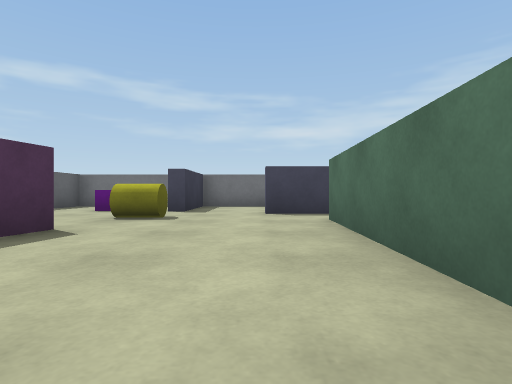
view 1 (above)

24 first-person views from a walk through a Webots world. The camera is 0.09 m above the floor, looks level and sees 80° across. The floor is counted in squares, 0.2 m on a side. Each view is taken from the middle of a square. On the plan, view 1 faces up. The plan holds only what a view shows up to about 9 squares ahead; the rest is blank. The robots in the file are not drawn. Simple shapes and patterns stand in for the simulator's stock objects.

view 2
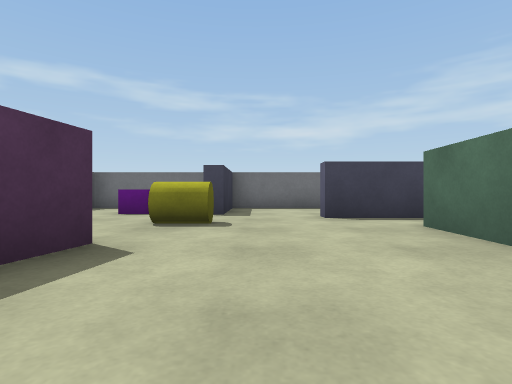

view 3
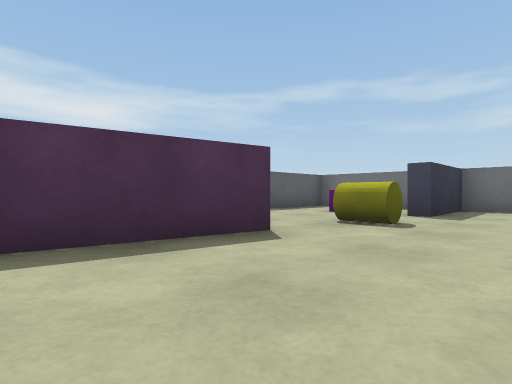

view 4
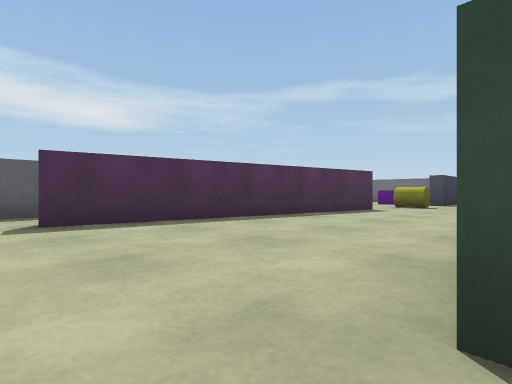

view 5
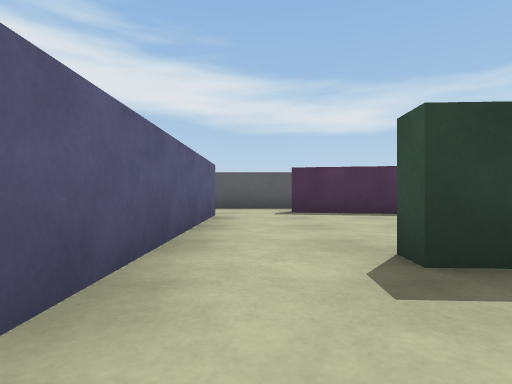

view 6
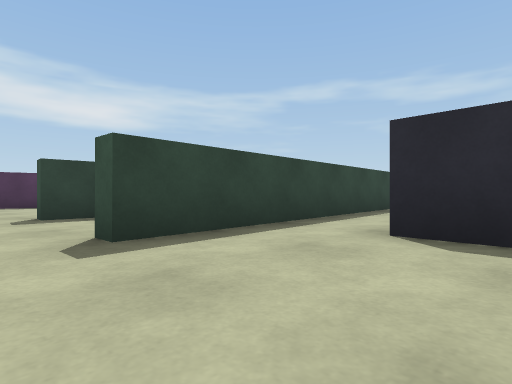

view 7
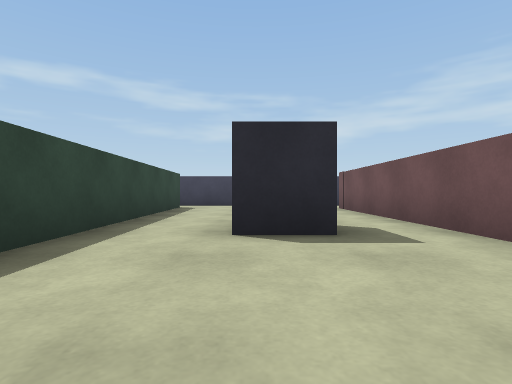

view 8
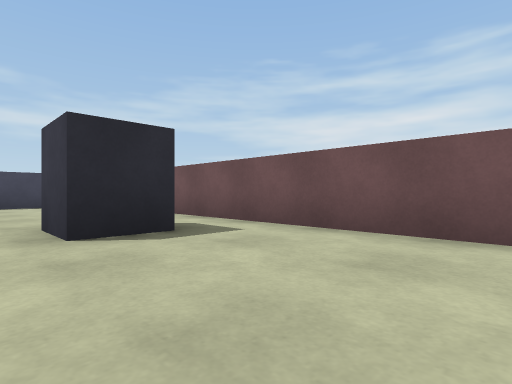

view 9
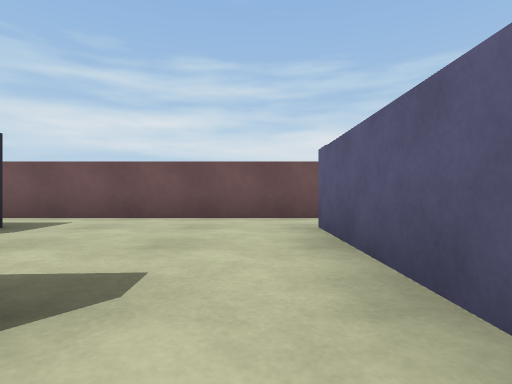

view 10
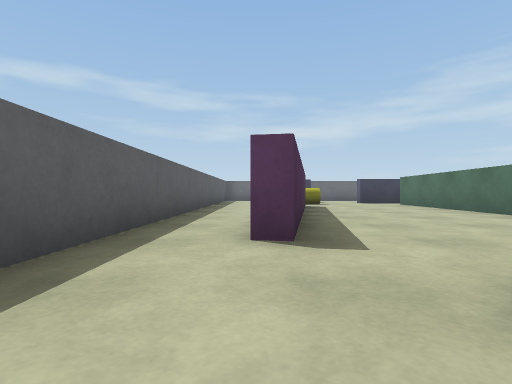

view 11
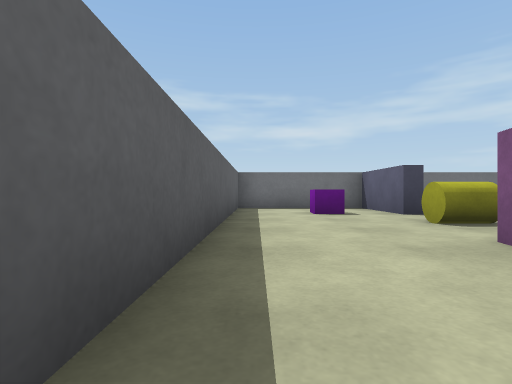

view 12
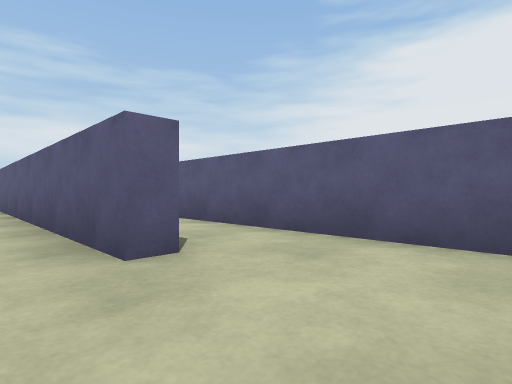

view 13
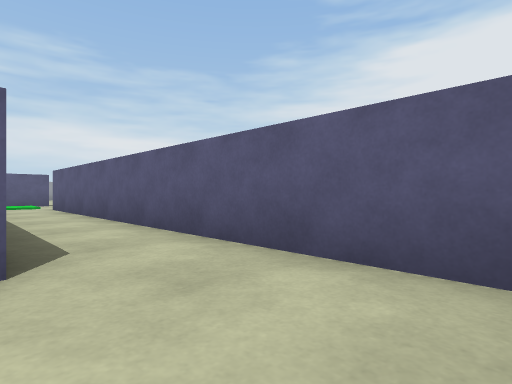

view 14
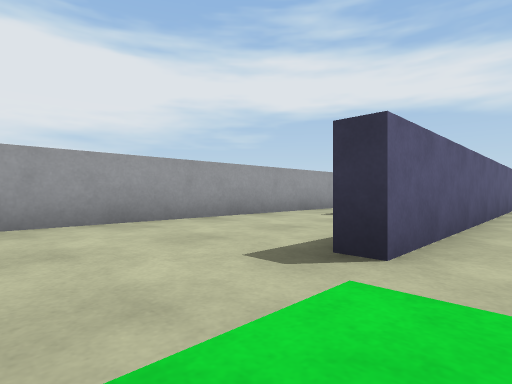

view 15
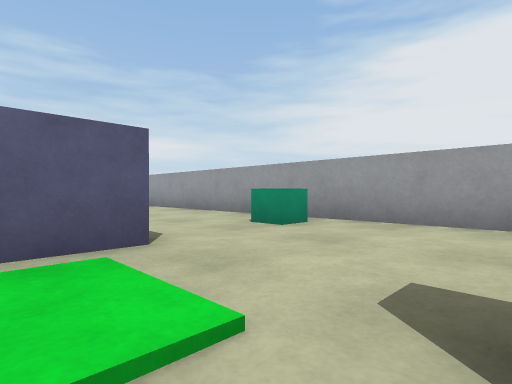

view 16
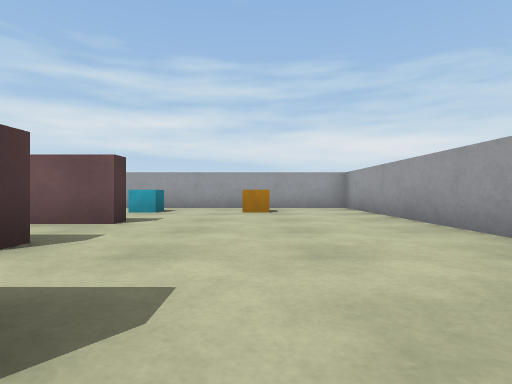

view 17
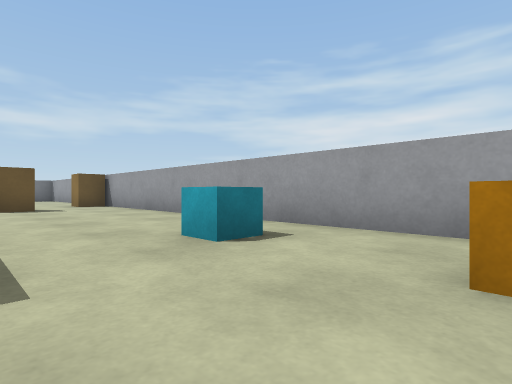

view 18
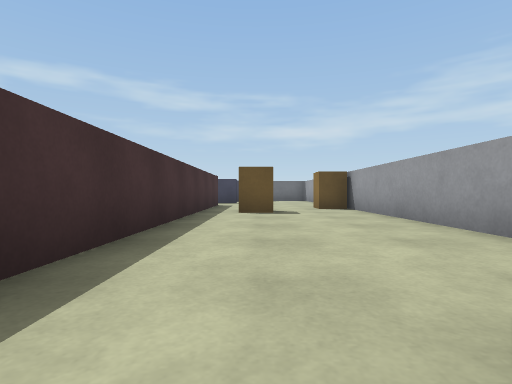

view 19
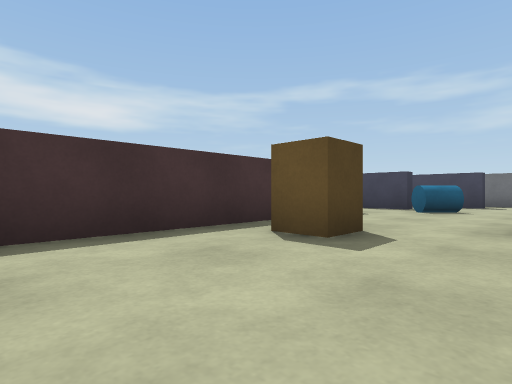

view 20
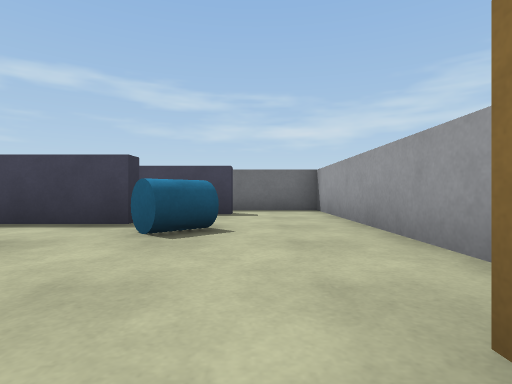

view 21
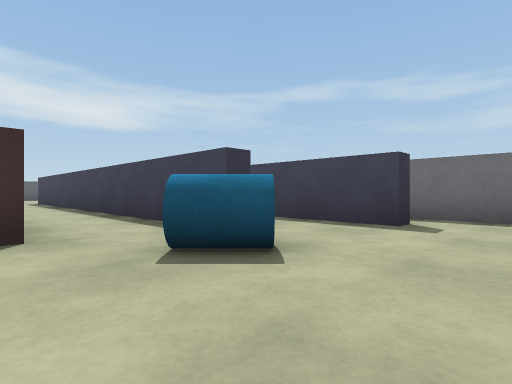

view 22
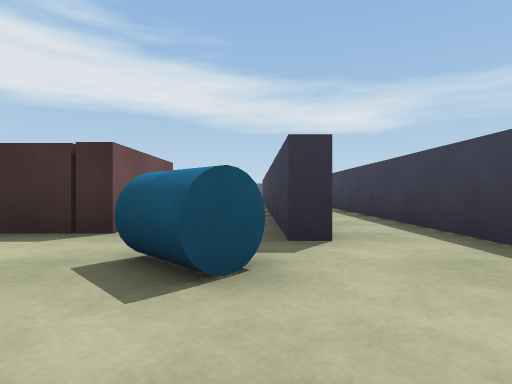

view 23
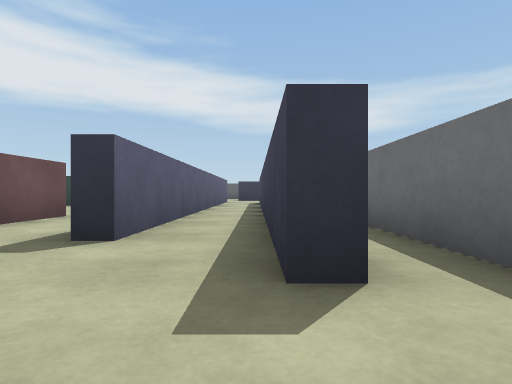

view 24
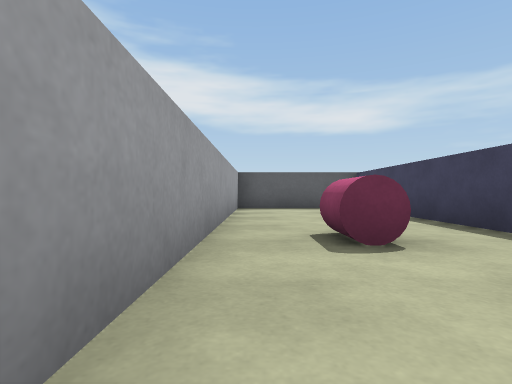

### Floor plan
Ten units are one square. View 1 is at (0, 0); x grows to the right and y downward. Boxes are objects, and circles mark ways between rooms. Rooms are numbered by the first view taken in them; rooms with no view inside come last. Other rooms are left out.
<svg viewBox="-60 -100 210 210">
<path fill="none" stroke="#000" d="M-24 -37 -37 32 -41 31M9 1 12 -50M12 21 12 30 7 30M20 -63 2 -63 2 -67M-30 48 34 48M18 -95 -16 -95 -16 -71 -20 -71 -20 -95 -55 -95 -55 51M38 -49 42 30 37 30M34 48 69 48M83 51 83 -45M75 -63 35 -63M-30 53 -30 48M-49 68 40 68M65 72 65 61M108 60 103 60M40 68 40 72M-2 72 -35 72M83 -45 107 -45 107 45M145 -39 145 -95 99 -95M-55 78 -55 105M-51 105 145 105 145 -24M112 -67 112 -63 75 -63M125 -86 125 -82 51 -82"/>
<rect x="-45" y="-85" width="20" height="20" fill="#bbb"><title>purple box</title></rect>
<rect x="-25" y="-65" width="10" height="20" fill="#bbb"><title>yellow cylinder</title></rect>
<rect x="55" y="-5" width="20" height="20" fill="#bbb"><title>pillar</title></rect>
<rect x="-5" y="85" width="10" height="10" fill="#bbb"><title>magenta cylinder</title></rect>
<rect x="65" y="85" width="10" height="20" fill="#bbb"><title>green box</title></rect>
<rect x="115" y="-15" width="10" height="10" fill="#bbb"><title>brown box</title></rect>
<rect x="115" y="-65" width="10" height="20" fill="#bbb"><title>cyan cylinder</title></rect>
<rect x="125" y="75" width="10" height="10" fill="#bbb"><title>orange box</title></rect>
<rect x="125" y="45" width="10" height="20" fill="#bbb"><title>cyan box</title></rect>
<rect x="135" y="-35" width="10" height="20" fill="#bbb"><title>brown box</title></rect>
<circle cx="40" cy="40" r="3" fill="#2a7"/>
<circle cx="-40" cy="50" r="3" fill="#2a7"/>
<circle cx="80" cy="-50" r="3" fill="#2a7"/>
<circle cx="50" cy="70" r="3" fill="#2a7"/>
<text x="-20" y="-20">1</text>
<text x="60" y="0">2</text>
<text x="0" y="60">3</text>
<text x="80" y="70">4</text>
</svg>
Room 1 opens to room 2. Room 1 opens to room 3. Room 2 opens to room 4. Room 3 opens to room 4.

Where each view was taken, in squares from view 1:
view 1: 0 up, 0 right, facing up
view 2: 1 up, 1 left, facing up
view 3: 1 up, 0 right, facing up-left
view 4: 4 down, 1 right, facing up-left
view 5: 4 down, 3 right, facing left
view 6: 4 down, 7 right, facing up-left
view 7: 4 down, 6 right, facing up
view 8: 4 down, 5 right, facing up-right
view 9: 4 down, 3 right, facing right
view 10: 6 down, 4 left, facing up
view 11: 1 up, 5 left, facing up
view 12: 4 down, 5 left, facing down-right
view 13: 5 down, 5 left, facing down-right
view 14: 6 down, 6 right, facing down-left
view 15: 6 down, 4 right, facing down-right
view 16: 8 down, 6 right, facing right
view 17: 8 down, 11 right, facing up-right
view 18: 6 down, 12 right, facing up
view 19: 2 down, 14 right, facing up-left
view 20: 2 up, 13 right, facing up
view 21: 4 up, 14 right, facing up-left
view 22: 6 up, 14 right, facing left
view 23: 8 up, 14 right, facing left
view 24: 10 down, 3 right, facing left
